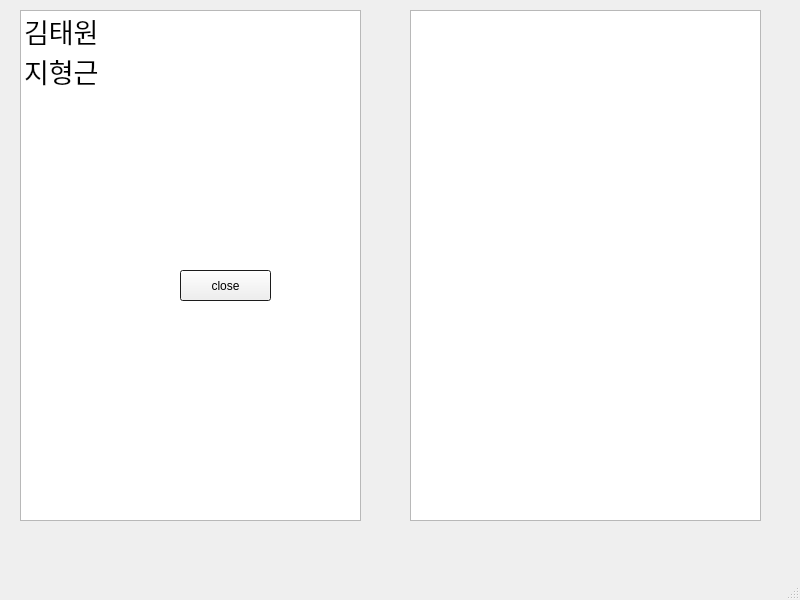
<?xml version="1.0" encoding="UTF-8"?>
<ui version="4.0">
 <class>AdminWindow</class>
 <widget class="QMainWindow" name="AdminWindow">
  <property name="geometry">
   <rect>
    <x>0</x>
    <y>0</y>
    <width>800</width>
    <height>600</height>
   </rect>
  </property>
  <property name="windowTitle">
   <string>MainWindow</string>
  </property>
  <widget class="QWidget" name="centralwidget">
   <widget class="QListWidget" name="customerList">
    <property name="geometry">
     <rect>
      <x>20</x>
      <y>10</y>
      <width>341</width>
      <height>511</height>
     </rect>
    </property>
    <property name="styleSheet">
     <string notr="true">font: 20pt &quot;Academy Engraved LET&quot;;
font: 20pt &quot;Nanum Gothic&quot;;</string>
    </property>
    <item>
     <property name="text">
      <string>김태원</string>
     </property>
     <property name="font">
      <font>
       <pointsize>20</pointsize>
      </font>
     </property>
    </item>
    <item>
     <property name="text">
      <string>지형근</string>
     </property>
     <property name="font">
      <font>
       <pointsize>20</pointsize>
      </font>
     </property>
    </item>
   </widget>
   <widget class="QTextBrowser" name="chatHistory">
    <property name="geometry">
     <rect>
      <x>410</x>
      <y>10</y>
      <width>351</width>
      <height>511</height>
     </rect>
    </property>
   </widget>
   <widget class="QWidget" name="customerInfoWidget" native="true">
    <property name="geometry">
     <rect>
      <x>140</x>
      <y>130</y>
      <width>171</width>
      <height>181</height>
     </rect>
    </property>
    <property name="palette">
     <palette>
      <active>
       <colorrole role="Base">
        <brush brushstyle="SolidPattern">
         <color alpha="255">
          <red>66</red>
          <green>66</green>
          <blue>66</blue>
         </color>
        </brush>
       </colorrole>
       <colorrole role="Window">
        <brush brushstyle="SolidPattern">
         <color alpha="255">
          <red>39</red>
          <green>39</green>
          <blue>39</blue>
         </color>
        </brush>
       </colorrole>
      </active>
      <inactive>
       <colorrole role="Base">
        <brush brushstyle="SolidPattern">
         <color alpha="255">
          <red>66</red>
          <green>66</green>
          <blue>66</blue>
         </color>
        </brush>
       </colorrole>
       <colorrole role="Window">
        <brush brushstyle="SolidPattern">
         <color alpha="255">
          <red>39</red>
          <green>39</green>
          <blue>39</blue>
         </color>
        </brush>
       </colorrole>
      </inactive>
      <disabled>
       <colorrole role="Base">
        <brush brushstyle="SolidPattern">
         <color alpha="255">
          <red>39</red>
          <green>39</green>
          <blue>39</blue>
         </color>
        </brush>
       </colorrole>
       <colorrole role="Window">
        <brush brushstyle="SolidPattern">
         <color alpha="255">
          <red>39</red>
          <green>39</green>
          <blue>39</blue>
         </color>
        </brush>
       </colorrole>
      </disabled>
     </palette>
    </property>
    <property name="autoFillBackground">
     <bool>false</bool>
    </property>
    <property name="inputMethodHints">
     <set>Qt::InputMethodHint::ImhNone</set>
    </property>
    <widget class="QPushButton" name="closeButton">
     <property name="geometry">
      <rect>
       <x>40</x>
       <y>140</y>
       <width>91</width>
       <height>31</height>
      </rect>
     </property>
     <property name="text">
      <string>close</string>
     </property>
     <property name="autoDefault">
      <bool>false</bool>
     </property>
    </widget>
   </widget>
  </widget>
  <widget class="QMenuBar" name="menubar">
   <property name="geometry">
    <rect>
     <x>0</x>
     <y>0</y>
     <width>800</width>
     <height>24</height>
    </rect>
   </property>
  </widget>
  <widget class="QStatusBar" name="statusbar"/>
 </widget>
 <tabstops>
  <tabstop>chatHistory</tabstop>
  <tabstop>customerList</tabstop>
 </tabstops>
 <resources/>
 <connections/>
</ui>
